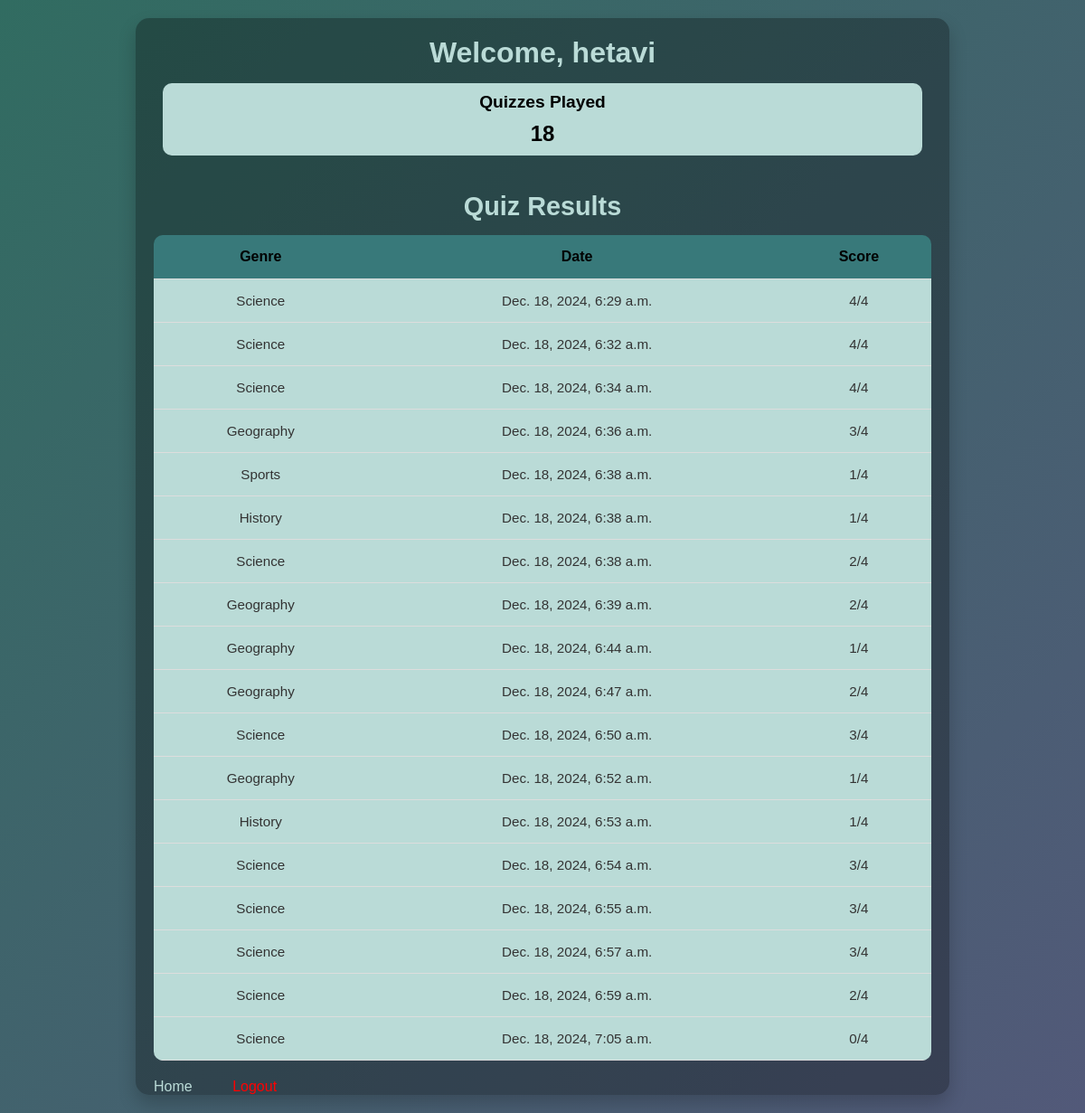
The page /dashboard (signed in) on the database its author committed.
### quiz/models.py (models this page shows)
class QuizSession(models.Model):
    user = models.ForeignKey(User, on_delete=models.CASCADE)
    genre = models.ForeignKey(QuizGenre, on_delete=models.SET_NULL, null=True)
    total_questions = models.IntegerField(default=0)
    correct_answers = models.IntegerField(default=0)
    incorrect_answers = models.IntegerField(default=0)
    started_at = models.DateTimeField(auto_now_add=True)
    completed_at = models.DateTimeField(null=True, blank=True)
    is_active = models.BooleanField(default=True)
    def __str__(self):
        return f"Quiz Session for {self.user.username} - {self.genre.name if self.genre else 'Mixed'}"

class QuizGenre(models.Model):
    name = models.CharField(max_length=100, unique=True)
    def __str__(self):
        return self.name

### quiz/views.py (the view)
# urls.py: path('dashboard',views.dashboard,name='dashboard'),
@login_required(login_url='/login')
def dashboard(request):
    user = request.user
    sessions = QuizSession.objects.filter(user = user)
    print(sessions)
    return render(request,'quiz/dashboard.html',{"user":user,"sessions":sessions})

### quiz/templates/quiz/dashboard.html (shortened to what this page needs)
{% extends "base.html" %}
{% block body %}
<div class="dashboard">
    <div class="user-info">
        <div class="header">
            <h1>Welcome, {{user.username}}</h1>
        </div>
        <div class="summary">
            <div class="stat">
                <h2>Quizzes Played</h2>
          <p id="quiz-count">{{sessions | length}}</p>
        </div>
    </div>
</div>
<div class="quiz-results">
    <h2>Quiz Results</h2>
      <table>
        <thead>
            <tr>
                <th>Genre</th>
                <th>Date</th>
                <th>Score</th>
            </tr>
        </thead>
        <tbody>
            {% for session in sessions %}
            <tr>
                <td>{{session.genre}}</td>
                <td>{{session.started_at}}</td>
                <td>{{ session.correct_answers }}/4</td>
            </tr>
            {% endfor %}
    </tbody>
</table>
</div>
<a href="{% url "home" %}">Home</a>
<a href="{% url "logout" %}" style="color:red;">Logout</a>
</div>
{% endblock body %}

### quiz/templates/base.html (shortened to what this page needs)
<!DOCTYPE html>
<html lang="en">
<head>
</head>
<body>
    {% block body %}{% endblock body %}
</body>
</html>

### quiz/templates/quiz/dashboard.html (style rules this page uses)
* { margin: 0; padding: 0; box-sizing: border-box; font-family: 'Poppins', sans-serif; }
body { background: linear-gradient(135deg,rgb(49, 108, 97),rgb(82, 89, 121)); padding: 20px; display: flex; justify-content: center; align-items: center; min-height: 100vh; }
.dashboard { background-color: rgba(0,0,0,0.3); border-radius: 15px; box-shadow: 0 10px 20px rgba(0, 0, 0, 0.2); width: 85%; max-width: 900px; overflow: hidden; }
.user-info { padding: 20px; text-align: center; color: #badbd7; }
.user-info .header h1 { font-size: 2rem; margin-bottom: 5px; }
.user-info .summary { display: flex; justify-content: space-evenly; margin-top: 15px; }
.user-info .summary .stat { background:#badbd7; border-radius: 10px; padding: 10px 20px; color: #000; text-align: center; flex: 1; margin: 0 10px; }
.user-info .summary .stat h2 { font-size: 1.2rem; margin-bottom: 10px; }
.user-info .summary .stat p { font-size: 1.5rem; font-weight: bold; }
.quiz-results { padding: 20px; }
.quiz-results h2 { text-align: center; color: #badbd7; margin-bottom: 15px; font-size: 1.8rem; }
table { width: 100%; border-collapse: collapse; overflow: hidden; border-radius: 10px; border-color:black }
table th, table td { text-align: center; padding: 15px 10px; border-bottom: 1px solid #ddd; }
table th { background:rgb(56, 121, 122); color: #000; font-size: 1rem; }
table td { color: #333; font-size: 0.95rem; background-color:#badbd7; }
a { margin:10px; padding:10px; text-decoration:none; color:#badbd7; }

### rows shown on the page
QuizSession: genre "Science", started_at "Dec. 18, 2024, 6:29 a.m.", correct_answers "4"
QuizSession: genre "Science", started_at "Dec. 18, 2024, 6:32 a.m.", correct_answers "4"
QuizSession: genre "Science", started_at "Dec. 18, 2024, 6:34 a.m.", correct_answers "4"
QuizSession: genre "Geography", started_at "Dec. 18, 2024, 6:36 a.m.", correct_answers "3"
QuizSession: genre "Sports", started_at "Dec. 18, 2024, 6:38 a.m.", correct_answers "1"
QuizSession: genre "History", started_at "Dec. 18, 2024, 6:38 a.m.", correct_answers "1"
QuizSession: genre "Science", started_at "Dec. 18, 2024, 6:38 a.m.", correct_answers "2"
QuizSession: genre "Geography", started_at "Dec. 18, 2024, 6:39 a.m.", correct_answers "2"
QuizSession: genre "Geography", started_at "Dec. 18, 2024, 6:44 a.m.", correct_answers "1"
QuizSession: genre "Geography", started_at "Dec. 18, 2024, 6:47 a.m.", correct_answers "2"
QuizSession: genre "Science", started_at "Dec. 18, 2024, 6:50 a.m.", correct_answers "3"
QuizSession: genre "Geography", started_at "Dec. 18, 2024, 6:52 a.m.", correct_answers "1"
QuizSession: genre "History", started_at "Dec. 18, 2024, 6:53 a.m.", correct_answers "1"
QuizSession: genre "Science", started_at "Dec. 18, 2024, 6:54 a.m.", correct_answers "3"
QuizSession: genre "Science", started_at "Dec. 18, 2024, 6:55 a.m.", correct_answers "3"
QuizSession: genre "Science", started_at "Dec. 18, 2024, 6:57 a.m.", correct_answers "3"
QuizSession: genre "Science", started_at "Dec. 18, 2024, 6:59 a.m.", correct_answers "2"
QuizSession: genre "Science", started_at "Dec. 18, 2024, 7:05 a.m.", correct_answers "0"

### other values the page prints
{{ user.username }} "hetavi"
{{ sessions | length }} "18"
